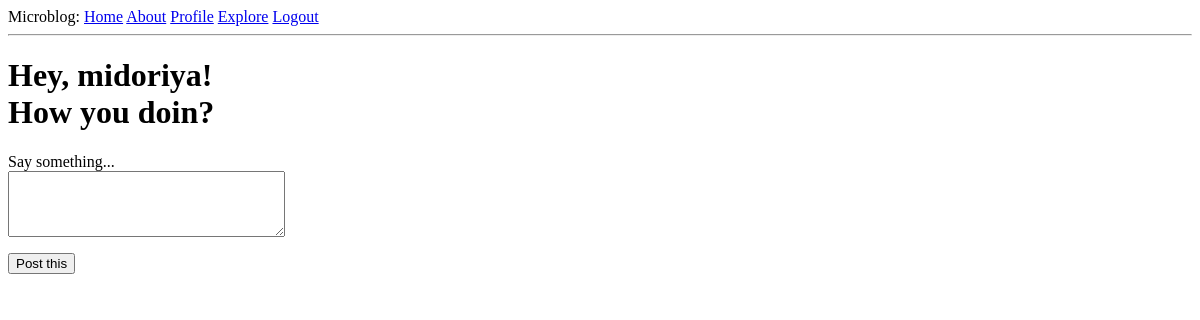
The page /index (signed in) on the database as committed earlier.
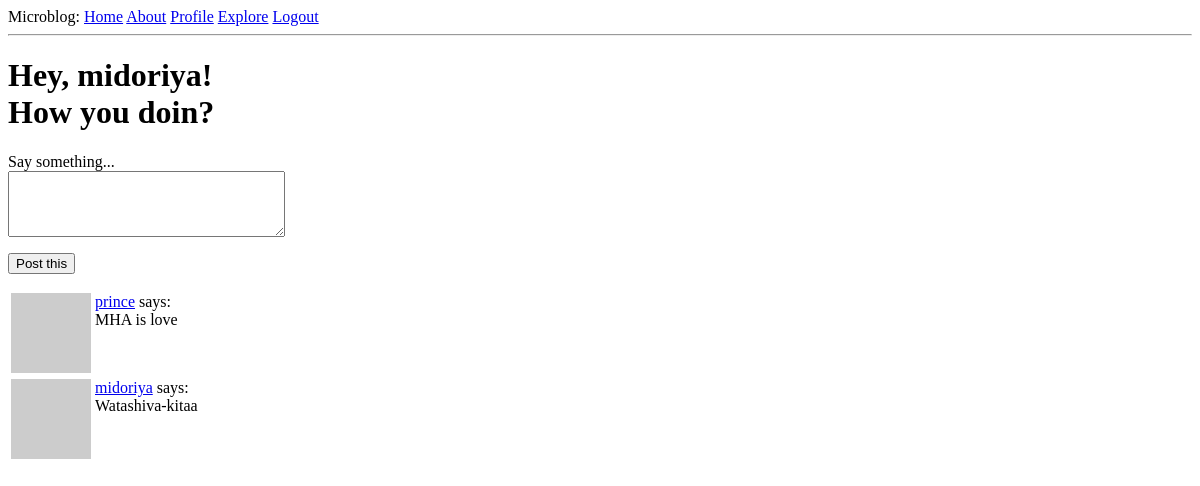
The same page on the database as committed later.
### app/models.py (models this page shows, shortened)
class Post(db.Model):
    id = db.Column(db.Integer, primary_key=True)
    body = db.Column(db.String(140))
    timestamp = db.Column(db.DateTime, index=True, default=datetime.utcnow)
    user_id = db.Column(db.Integer, db.ForeignKey('user.id'))

class User(UserMixin,db.Model):
    id =db.Column(db.Integer,primary_key=1)
    username = db.Column(db.String(64),index=1,unique=1)
    email = db.Column(db.String(120),index=1,unique=1)
    password_hash = db.Column(db.String(128))
    posts = db.relationship('Post', backref='author', lazy='dynamic')
    about_me =db.Column(db.String(140))
    last_seen = db.Column(db.DateTime,default=datetime.utcnow)
    followed = db.relationship(
        'User',secondary=followers,
        primaryjoin=(followers.c.follower_id ==id),
        secondaryjoin=(followers.c.followed_id ==id),
        backref=db.backref('followers',lazy='dynamic'),
        lazy='dynamic'
    )
    def followed_posts(self):
        followed = Post.query.join(
            followers,(followers.c.followed_id==Post.user_id)).filter(
                followers.c.follower_id==self.id)
        own = Post.query.filter_by(user_id=self.id)
        print("############## self.id = ################\n",self.id)
        return followed.union(own).order_by(Post.timestamp.desc())
    def __repr__(self):
        return f'<User {self.username}>'
    def avatar(self,size):
        digest=md5(self.email.lower().encode('utf-8')).hexdigest()
        return f'https://www.gravatar.com/avatar/{digest}?d=identicon&s={size}'

### app/routes6_1.py (the view)
@app.route('/',methods=['GET','POST'])
@app.route('/index',methods=['GET','POST'])
@login_required
def index():
    form = PostForm()
    if form.validate_on_submit():
        post= Post(body=form.post.data,author=current_user)
        db.session.add(post)
        db.session.commit()
        flash("Your post is now live!")
        return redirect(url_for('index'))
    page = request.args.get('page',1,type=int)
    posts = current_user.followed_posts().paginate(
            page,app.config['POSTS_PER_PAGE'],False)
    next_url = url_for('index',page=posts.next_num) if posts.has_next else None
    prev_url = url_for('index',page=posts.prev_num) if posts.has_prev else None
    return render_template('index5_1.html',title="Home",posts=posts.items,form=form,next_url=next_url,prev_url=prev_url)

### app/forms.py
class PostForm(FlaskForm):
    post = TextAreaField('Say something...',validators=[DataRequired(),Length(min=1,max=150)])
    submit = SubmitField('Post this')

### app/models.py (called while the page is built)
@login.user_loader
def load_user(id):
    return User.query.get(int(id))

### app/routes6_1.py (called while the page is built)
@app.before_request
def before_request():
    print("Current user: ",current_user)
    if current_user.is_authenticated:
        current_user.last_seen =datetime.utcnow()
        db.session.commit()

### app/templates/index5_1.html (shortened to what this page needs)
{% extends "base.html" %}
{% block content %}
    <h1>Hey, {{current_user.username }}!<br>
        How you doin?
    </h1>
    {% if form %}
        <form action="" method="post">
            <p>
                {{ form.post.label }}<br>
                {{ form.post(cols=32, rows=4)}}<br>
            </p>
            <p> {{form.submit()}}</p>
        </form>
    {% endif%}
    {% for post in posts %}
        {% include '_post.html' %}
    {% endfor %}
{% endblock %}

### app/templates/_post.html
<table>
        <tr valign="top">
            <td><img src="{{ post.author.avatar(36) }}"></td>
            <td>
                <a href= "{{url_for('users',username=post.author.username)}}">
                    {{ post.author.username }}</a>
                says: <br>{{ post.body}}
            </td>
        </tr>
    </table>

Rows that differ between the two databases and show on the page:
added Post: author.username "prince", body "MHA is love"
added Post: author.username "midoriya", body "Watashiva-kitaa"
